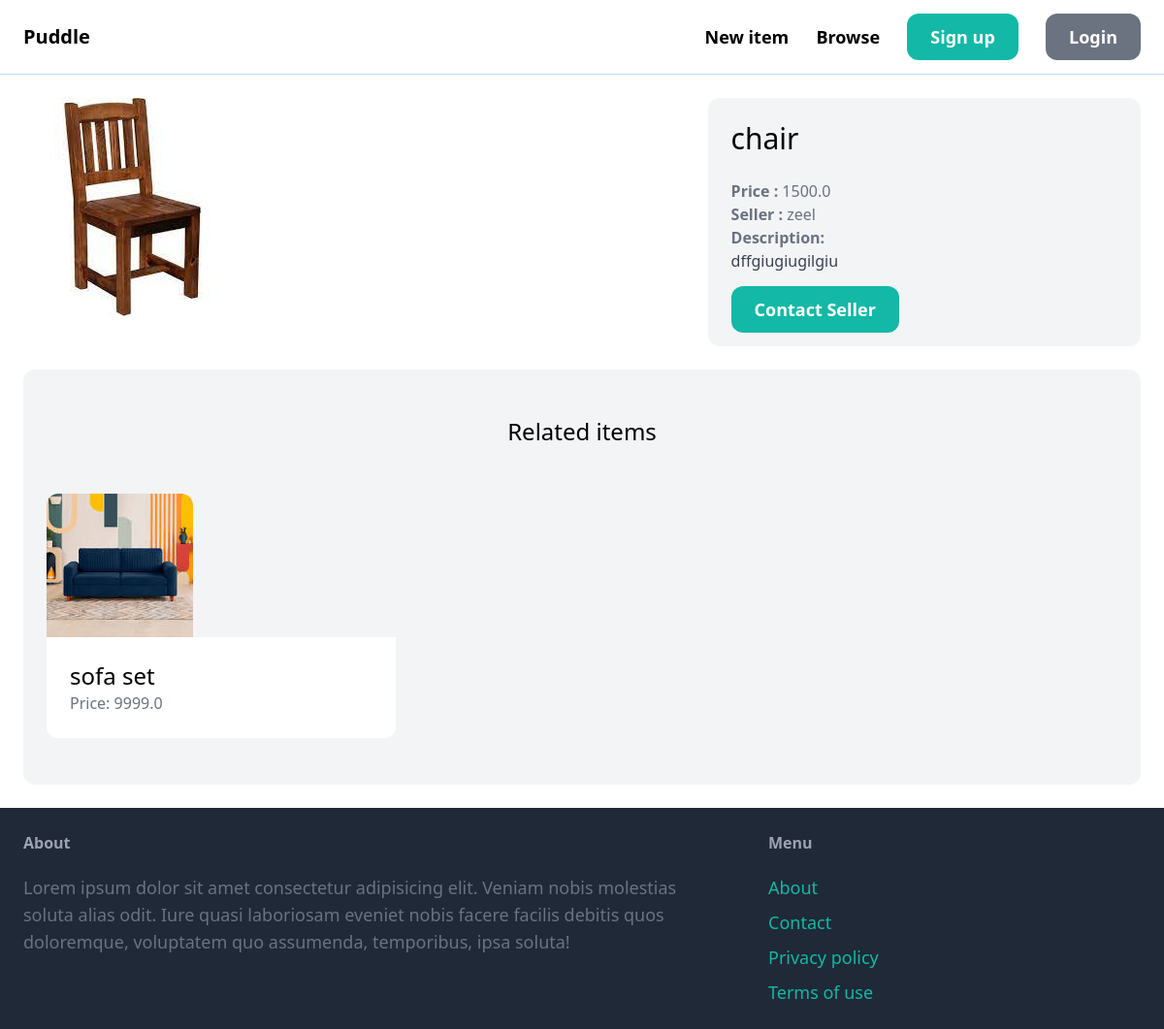
The page /items/4/ on the database as committed earlier.
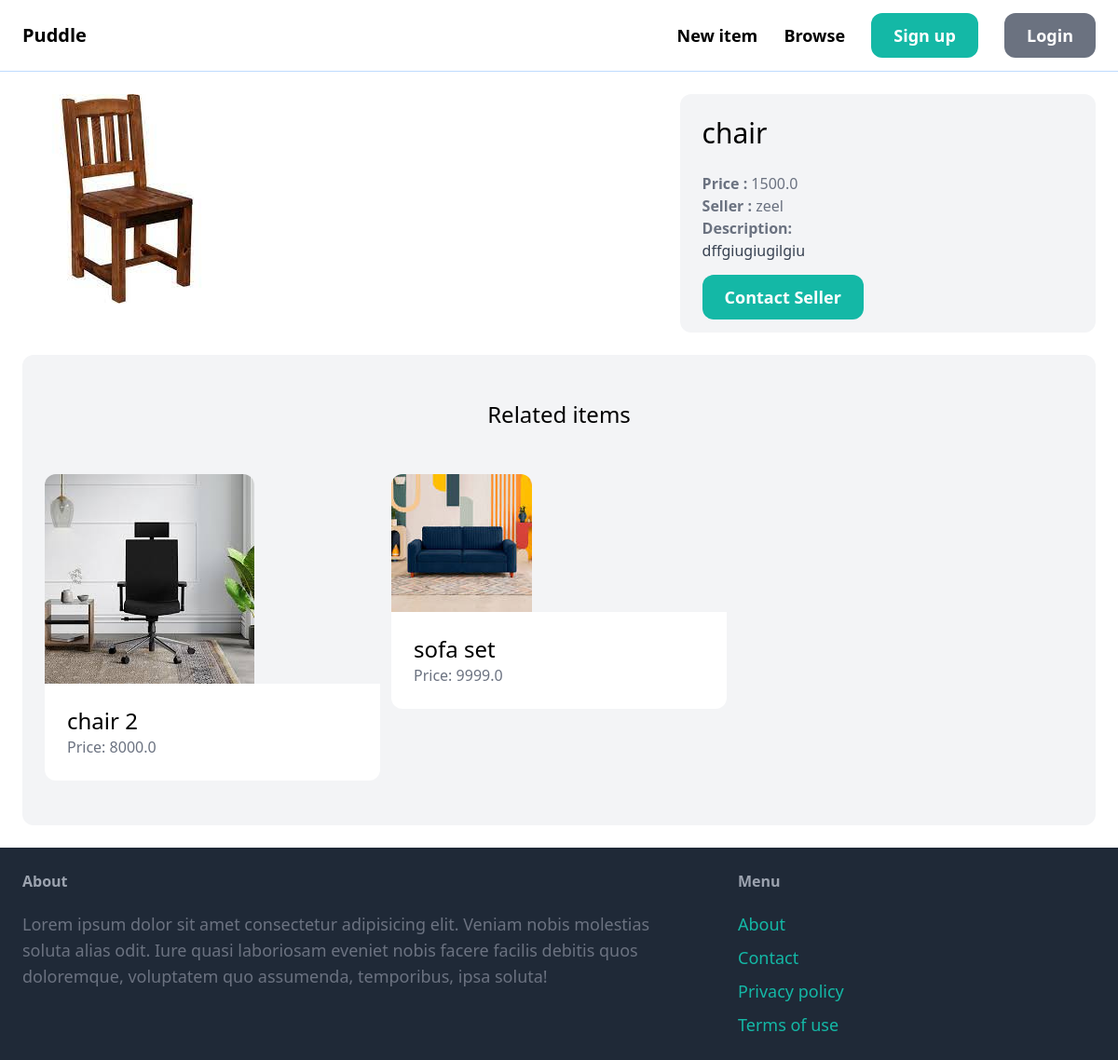
The same page on the database as committed later.
### item/models.py (models this page shows, shortened)
class Item(models.Model):
    category=models.ForeignKey(Category,related_name='items',on_delete=models.CASCADE)
    name=models.CharField(max_length=100)
    description=models.TextField(blank=True,null=True)
    price=models.FloatField()
    is_sold=models.BooleanField(default=False)
    created_by=models.ForeignKey(User,related_name='items',on_delete=models.CASCADE)
    created_at=models.DateTimeField(auto_now_add=True)
    image=models.ImageField(upload_to='item_images',blank=True,null=True)
    class Meta:
        ordering=('name',)

### item/views.py (the view)
# urls.py: path('<int:pk>/',detail,name='detail'),
def detail(request,pk):
    item=get_object_or_404(Item,pk=pk)
    related_items=Item.objects.filter(category=item.category,is_sold=False).exclude(pk=pk)[0:3]
    return render(request,'item/detail.html',{'item':item,'related_items':related_items,})

### item/templates/item/detail.html (shortened to what this page needs)
{% extends 'core/base.html' %}
{% block content %}
<div class="grid grid-cols-5 gap-6">
    <div class="col-span-3">
        <img src="{{item.image.url}}" class="rounded-xl">
    </div>
    <div class="col-span-2 p-6 bg-gray-100 rounded-xl">
        <h1 class="mb-6 text-3xl">{{item.name}}</h1>
        <p class="text-gray-500"><strong>Price : </strong>{{item.price}}</p>
        <p class="text-gray-500"><strong>Seller : </strong>{{item.created_by.username}}</p>
        {% if item.description %}
            <p class="text-gray-700">
            <strong class="text-gray-500">Description:</strong><br>
            {{item.description}}
            </p>
        {% endif %}
        <br>
        <a href="#" class="px-6 py-3 text-lg font-semibold bg-teal-500 text-white rounded-xl hover:bg-teal-700">Contact Seller</a>
    </div>
</div>
<div class="mt-6 px-6 py-12 bg-gray-100 rounded-xl">
    <h2 class="mb-12 text-2xl text-center">Related items</h2>
    <div class="grid grid-cols-3 gap-3">
        {%for item in related_items%}
        <div>
            <a href="{% url 'item:detail' item.id %}">
                <div>
                    <img src="{{item.image.url}}" class="rounded-t-xl">
                </div>
                <div class="p-6 bg-white rounded-b-xl">
                    <h2 class="text-2xl">{{item.name}}</h2>
                    <p class="text-gray-500">Price: {{item.price}}</p>
                </div>
            </a>
        </div>
        {% endfor %}
    </div>
</div>
{% endblock %}

Rows that differ between the two databases and show on the page:
added Item: image (picture), name "chair 2", price "8000.0"
